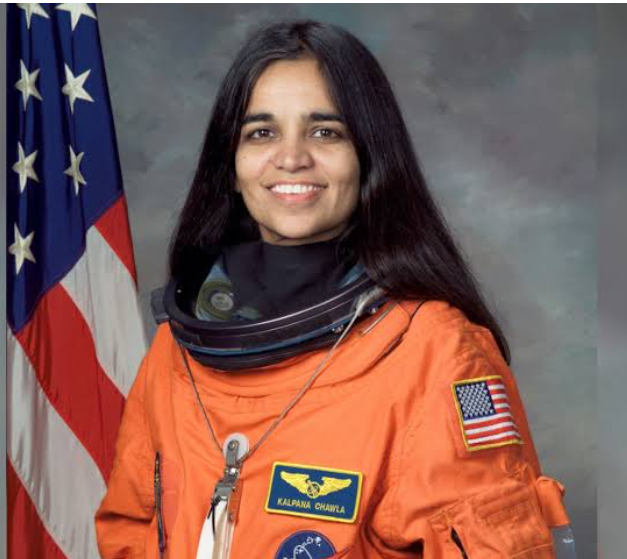
#> input picture image_2x.png, 1254 x 1118 px, given in place of image.png, which was not available (shown at 1/2 size)
$ python color_space_test.py
#> lines starting #> are read from the running program, lines starting #| are printed output that depends on the picture; after the words box and inside, x2 and y2 are one past the last pixel; in counts of white or black regions, pixels touching at a corner belong together; pictures that were not available may be replaced by others from this repository, and a replacement may not be noted
import numpy as np
import cv2
import skimage.io as io
import skimage.color as color
from skimage import transform
import matplotlib.pyplot as plt
import argparse

file_path = "D:/CSE Vision/CSE4310-main/assignments/assignment1/img/image.png"
img = cv2.imread(file_path)
#> img is the input picture: shape (1118, 1254, 3); mean B, G, R 85.6, 91.8, 126.3

def rgb_to_hsv_vectorized(img):
    R = img[:, :, 0]
    G = img[:, :, 1]
    B = img[:, :, 2]

    # Calculate value (V) and chroma (C) using vectorized operations
    V = np.max(img, axis=2)
    C = V - np.min(img, axis=2)

    # Avoid division by zero
    C[C == 0] = 1  # Set C to 1 where it is 0 to avoid division by zero

    # Calculate saturation (S)
    S = C / V

    # Calculate hue (H)
    Hue = np.zeros_like(V)

    # Perform element-wise comparisons
    condition1 = (C == 0)
    condition2 = (V == R)
    condition3 = (V == G)
    condition4 = (V == B)

    # Assign values based on conditions
    Hue[condition1] = 0
    Hue[condition2] = ((G - B) / C)[condition2] % 6
    Hue[condition3] = ((B - R) / C)[condition3] + 2
    Hue[condition4] = ((R - G) / C)[condition4] + 4

    #To convert into degrees
    H = (Hue * 60) % 360
    H = np.clip(H, 0, 360)

                # Scale Saturation and Value to [0, 1]
    S = np.clip(S, 0, 1)
    V = np.clip(V / 255.0, 0, 1)

                # Stack H, S, V to create the HSV image
    hsv_image = np.dstack((H, S, V))
    return hsv_image


def hsv_to_rgb_vectorized(img):
    H = img[:, :, 0]
    S = img[:, :, 1]
    V = img[:, :, 2] * 255.0  # Scale back to [0, 255]
    C = V * S
    Hue = H / 60

    X = C * (1 - np.abs(Hue % 2 - 1))

    condition1 = (Hue <= 0) & (Hue < 1)
    condition2 = (Hue <= 1) & (Hue < 2)
    condition3 = (Hue <= 2) & (Hue < 3)
    condition4 = (Hue <= 3) & (Hue < 4)
    condition5 = (Hue <= 4) & (Hue < 5)
    condition6 = (Hue <= 5) & (Hue < 6)

    R = np.zeros_like(Hue)
    G = np.zeros_like(Hue)
    B = np.zeros_like(Hue)

    R[condition1] = C[condition1]
    G[condition1] = X[condition1]
    B[condition1] = 0

    R[condition2] = X[condition2]
    G[condition2] = C[condition2]
    B[condition2] = 0

    R[condition3] = 0
    G[condition3] = C[condition3]
    B[condition3] = X[condition3]

    R[condition4] = 0
    G[condition4] = X[condition4]
    B[condition4] = C[condition4]

    R[condition5] = X[condition5]
    G[condition5] = 0
    B[condition5] = C[condition5]

    R[condition6] = C[condition6]
    G[condition6] = 0
    B[condition6] = X[condition6]

    m = V - C
    #Final RGB value can be calculated by adding the difference between the value and chroma to each pixel
    R_dash = R + m
    G_dash = G + m
    B_dash = B + m

    rgb_image = np.dstack((R_dash, G_dash, B_dash))
    return rgb_image


def main():
    hsv_image = rgb_to_hsv_vectorized(img)
#> in rgb_to_hsv_vectorized, `C[C == 0] = 1`: C: shape (1118, 1254); min 1, max 209, mean 55.5
#> in rgb_to_hsv_vectorized, `condition1 = (C == 0)`: condition1: shape (1118, 1254) bool; every value is 0
#> in rgb_to_hsv_vectorized, `condition2 = (V == R)`:
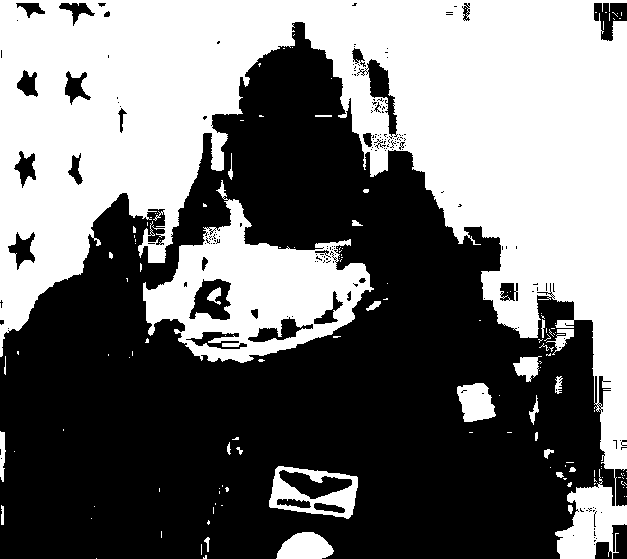
#> condition2: shape (1118, 1254) bool (shown at 1/2 size); 45.4% white; 142 white regions (77 under 20 px), largest, box (x1, y1, x2, y2) and area: (0, 0, 1254, 1118) 538148, (286, 360, 748, 726) 71372, (538, 932, 716, 1038) 8472
#> in rgb_to_hsv_vectorized, `condition3 = (V == G)`: condition3: shape (1118, 1254) bool; 9% white; 207 white regions (84 under 20 px), largest, box (x1, y1, x2, y2) and area: (1024, 564, 1254, 1118) 61700, (0, 0, 1254, 82) 14988, (266, 416, 332, 542) 5052
#> in rgb_to_hsv_vectorized, `condition4 = (V == B)`: condition4: shape (1118, 1254) bool; 51.6% white; 127 black regions (54 under 20 px), largest, box (x1, y1, x2, y2) and area: (0, 6, 1254, 1118) 568148, (286, 400, 750, 726) 68104, (536, 928, 718, 1040) 12580
#> in rgb_to_hsv_vectorized, `Hue[condition3] = ((B - R) / C)[condition3] + 2`:
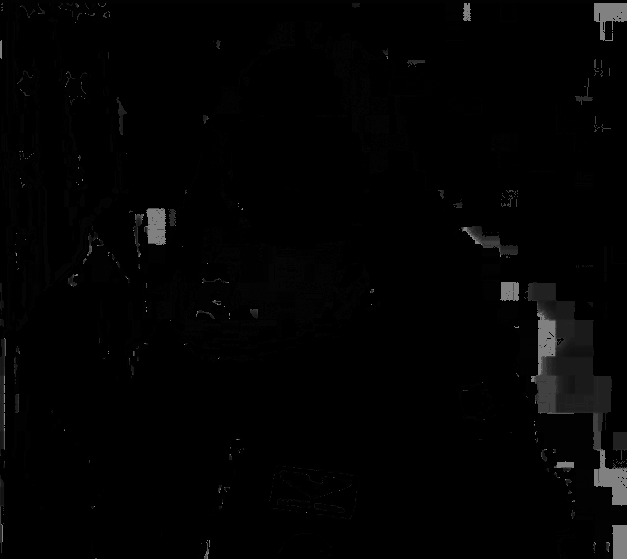
#> Hue: shape (1118, 1254) (shown at 1/2 size); min 0, max 129, mean 3.1
#> in rgb_to_hsv_vectorized, `hsv_image = np.dstack((H, S, V))`:
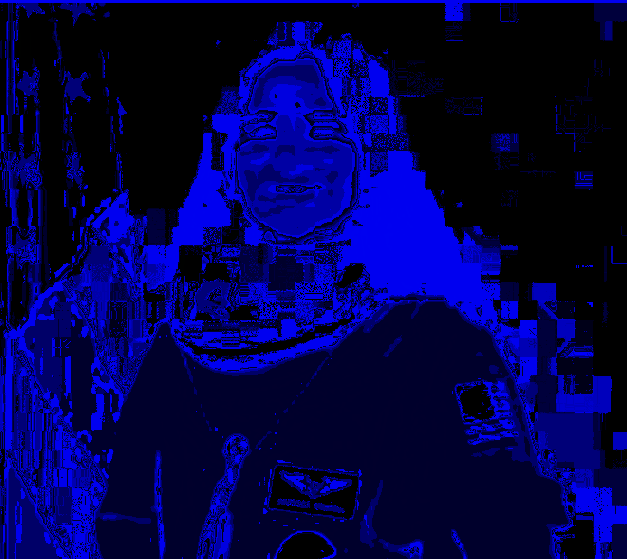
#> hsv_image: shape (1118, 1254, 3) float64 (shown at 1/2 size); mean of channels 0, 1, 2 77.1, 0.4, 0.5; drawn as B, G, R
    cv2.imshow("Original RGB Image", img)
    cv2.imshow("Converted HSV Image", (hsv_image * 255).astype(np.uint8))
    cv2.waitKey(0)
    cv2.destroyAllWindows()

    rgb_image = hsv_to_rgb_vectorized(hsv_image)
    cv2.imshow("HSV Image", (hsv_image * 255).astype(np.uint8))
    cv2.imshow("Converted RGB Image", (rgb_image).astype(np.uint8))
    cv2.waitKey(0)
    cv2.destroyAllWindows()

if __name__ == "__main__":
    main()
#> in main, `cv2.imshow("Converted HSV Image", (hsv_image * 255).astype(np.uint8))`:
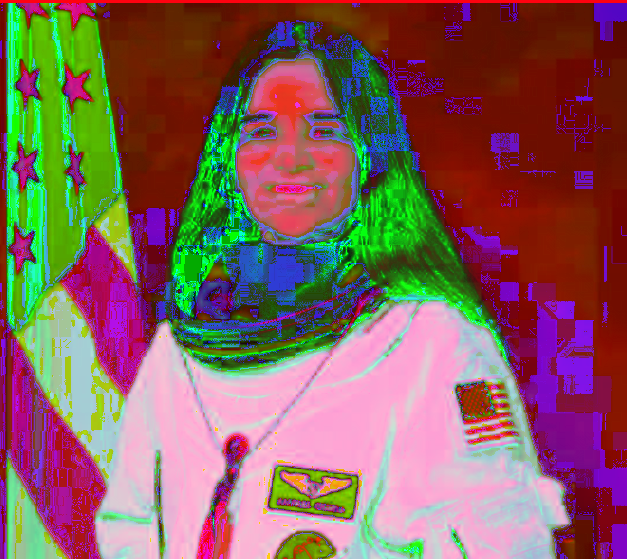
#> window 'Converted HSV Image': shape (1118, 1254, 3) (shown at 1/2 size); mean B, G, R 92.3, 96.5, 133.3
#> in hsv_to_rgb_vectorized, `condition1 = (Hue <= 0) & (Hue < 1)`: condition1: shape (1118, 1254) bool; 33.8% white; 573 white regions (413 under 20 px), largest, box (x1, y1, x2, y2) and area: (14, 6, 1254, 938) 408608, (538, 932, 716, 1038) 8404, (350, 490, 472, 644) 6328
#> in hsv_to_rgb_vectorized, `condition2 = (Hue <= 1) & (Hue < 2)`: condition2: shape (1118, 1254) bool; 66.3% white; 615 black regions (399 under 20 px), largest, box (x1, y1, x2, y2) and area: (0, 44, 1254, 1118) 404840, (0, 0, 1254, 268) 11860, (392, 866, 504, 1118) 10436
#> in hsv_to_rgb_vectorized, `condition3 = (Hue <= 2) & (Hue < 3)`: condition3: shape (1118, 1254) bool; 75.6% white; 1081 black regions (738 under 20 px), largest, box (x1, y1, x2, y2) and area: (6, 44, 1254, 1118) 260872, (1064, 564, 1224, 844) 10732, (0, 0, 1254, 42) 8884
#> in hsv_to_rgb_vectorized, `condition4 = (Hue <= 3) & (Hue < 4)`: condition4: shape (1118, 1254) bool; 82.4% white; 1490 black regions (1066 under 20 px), largest, box (x1, y1, x2, y2) and area: (232, 44, 1074, 720) 114600, (98, 848, 210, 1118) 9732, (0, 0, 1254, 42) 8784
#> in hsv_to_rgb_vectorized, `condition5 = (Hue <= 4) & (Hue < 5)`:
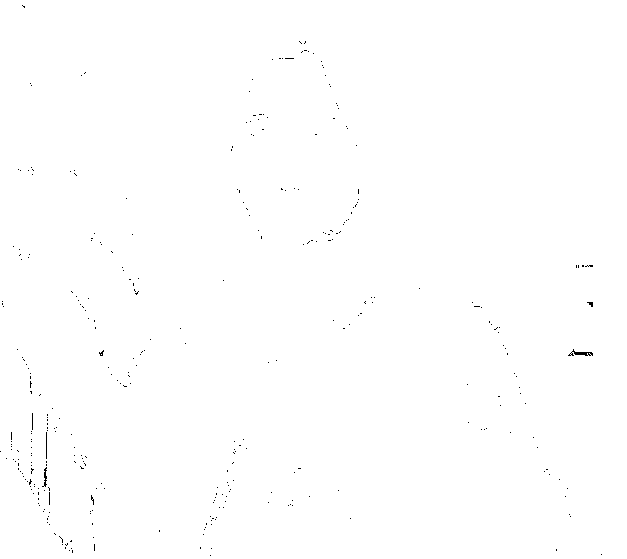
#> condition5: shape (1118, 1254) bool (shown at 1/2 size); 99.8% white; black in thin lines or dots
#> in hsv_to_rgb_vectorized, `condition6 = (Hue <= 5) & (Hue < 6)`: condition6: shape (1118, 1254) bool; every value is 1
#> in hsv_to_rgb_vectorized, `G[condition1] = X[condition1]`: G: shape (1118, 1254) float64; every value is 0
#> in hsv_to_rgb_vectorized, `G[condition3] = C[condition3]`: G: shape (1118, 1254) float64; min 0, max 201, mean 48.7
#> in hsv_to_rgb_vectorized, `B[condition5] = C[condition5]`:
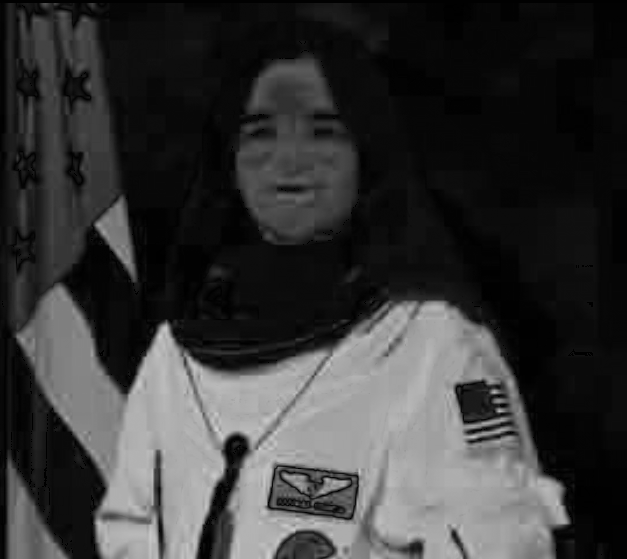
#> B: shape (1118, 1254) float64 (shown at 1/2 size); min 0, max 209, mean 55.5
#> in hsv_to_rgb_vectorized, `rgb_image = np.dstack((R_dash, G_dash, B_dash))`:
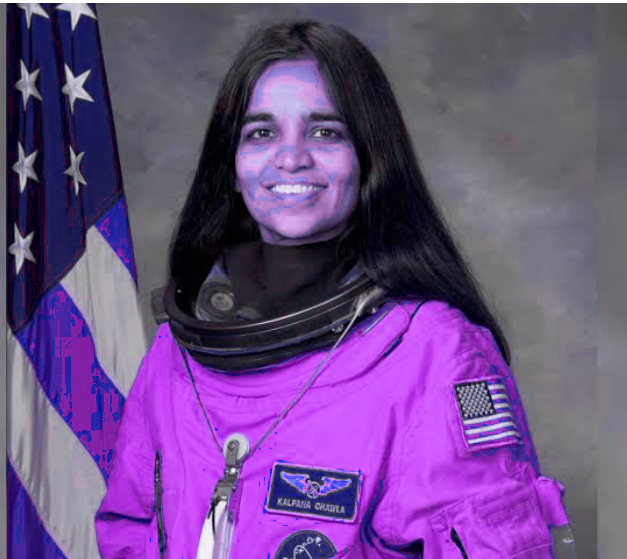
#> rgb_image: shape (1118, 1254, 3) float64 (shown at 1/2 size); mean of channels 0, 1, 2 133.3, 77.8, 109.1; drawn as B, G, R
